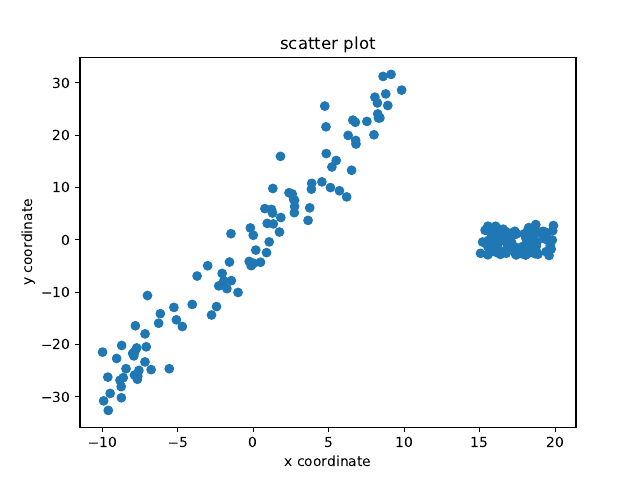

Recreate this plot in Python.
import numpy as np
import matplotlib.pyplot as plt

nb_points = 200
x_data_1 = np.random.uniform(-10, 10, (int(nb_points/2), 1))
x_data_2 = np.random.uniform(15, 20, (int(nb_points/2), 1))

noise_std = 4
pure_y_data = 3*x_data_1
noise = np.random.normal(0, noise_std, (100, 1))
noisy_y_data_1 = noise+pure_y_data
noisy_y_data_2 = np.random.uniform(-3, 3, (100, 1))

x_data = np.concatenate((x_data_1, x_data_2))
noisy_y_data = np.concatenate((noisy_y_data_1, noisy_y_data_2))

plt.plot(x_data, noisy_y_data, 'o')
plt.xlabel("x coordinate")
plt.ylabel("y coordinate")
plt.title("scatter plot")
plt.savefig("different_scatter_plot.pdf")
